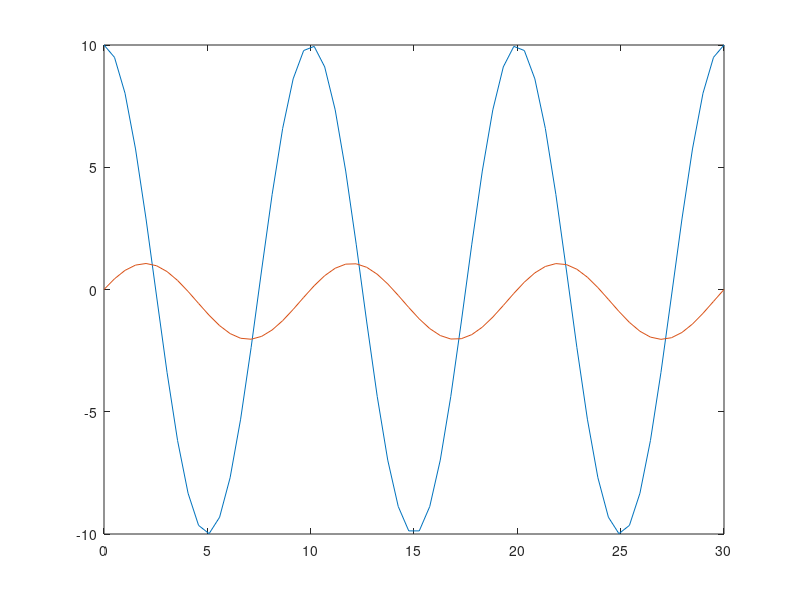

Write the MATLAB code that produced this figure.
t = [0.000000 0.508475 1.016949 1.525424 2.033898 2.542373 3.050847 3.559322 4.067797 4.576271 5.084746 5.593220 6.101695 6.610169 7.118644 7.627119 8.135593 8.644068 9.152542 9.661017 10.169492 10.677966 11.186441 11.694915 12.203390 12.711864 13.220339 13.728814 14.237288 14.745763 15.254237 15.762712 16.271186 16.779661 17.288136 17.796610 18.305085 18.813559 19.322034 19.830508 20.338983 20.847458 21.355932 21.864407 22.372881 22.881356 23.389831 23.898305 24.406780 24.915254 25.423729 25.932203 26.440678 26.949153 27.457627 27.966102 28.474576 28.983051 29.491525 30.000000 ];
x = [10.000000 9.493977 8.027120 5.747881 2.886930 -0.266192 -3.392373 -6.175231 -8.333127 -9.647672 -9.985828 -9.313373 -7.698361 -5.304239 -2.373304 0.797821 3.888202 6.585079 8.615516 9.774023 9.943354 9.106371 7.347782 4.845563 1.852951 -1.327188 -4.373010 -6.976263 -8.873486 -9.872671 -9.872696 -8.873559 -6.976377 -4.373153 -1.327346 1.852794 4.845424 7.347674 9.106305 9.943337 9.774057 8.615597 6.585199 3.888349 0.797979 -2.373149 -5.304104 -7.698259 -9.313315 -9.985820 -9.647714 -8.333215 -6.175357 -3.392523 -0.266351 2.886777 5.747750 8.027025 9.493927 10.000000 ];
xint = [0.000000 0.004380 0.007824 0.009983 0.010638 0.009723 0.007331 0.003704 -0.000791 -0.005699 -0.010524 -0.014777 -0.018028 -0.019947 -0.020341 -0.019169 -0.016551 -0.012751 -0.008154 -0.003224 0.001538 0.005652 0.008700 0.010375 0.010506 0.009081 0.006244 0.002281 -0.002405 -0.007342 -0.012028 -0.015991 -0.018828 -0.020253 -0.020122 -0.018447 -0.015399 -0.011285 -0.006523 -0.001594 0.003004 0.006804 0.009422 0.010594 0.010200 0.008281 0.005030 0.000777 -0.004047 -0.008956 -0.013451 -0.017078 -0.019470 -0.020385 -0.019730 -0.017571 -0.014127 -0.009747 -0.004874 0.000000 ];
plot(t, x);
hold on, plot(t, 100*xint);